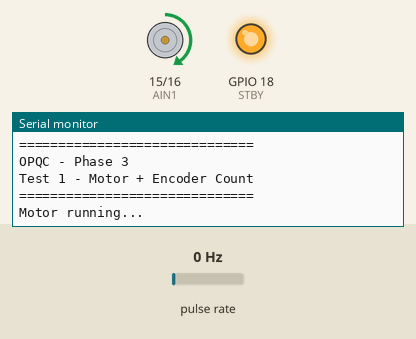
Bench run of a sketch on a simulated ESP32. On the bench: motor-driver pin pairs drawn as motors (green arrow = first pin HIGH = forward, orange = second pin HIGH = backward, longer = more drive, scaled by the enable pin, stopped while the standby pin is LOW), output pins drawn as LEDs (lit = HIGH), the last lines printed to the serial monitor. Wiring (inferred from the names in the program): pulse sensor: data GPIO 4. Inputs (shaded band) come from the test bench; at power-on: pulse rate 0 Hz.

Above: at 2.2 s.
2.3 s: pulse rate (sensor on GPIO 4) set to 4 Hz
At 3.91 s:
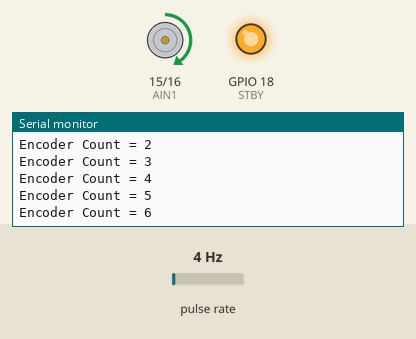
4.2 s: pulse rate (sensor on GPIO 4) set to 196 Hz
At 5.2 s:
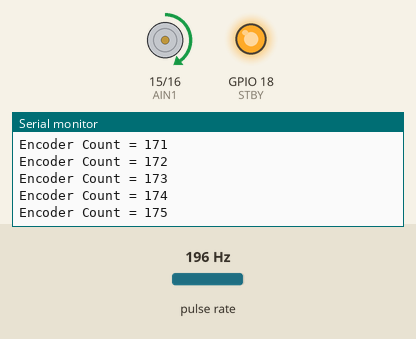
Timing chart, 0 to 7.2 s (numbered marks = the images above; inputs shaded):
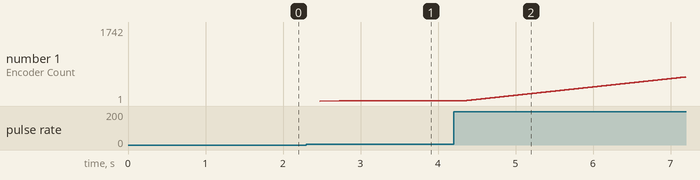

Measured:
- after the input at 2.3 s, the serial monitor: prints a new line after 0.18 s (image 1)
- after the input at 4.2 s, the serial monitor: prints a new line after 0.33 s (image 2)
- plotted number 1: 7 → 1742 after the input at 4.2 s

The sketch:

01_Motor_Encoder_Count.ino
```cpp
const int ENCODER_PIN = 4;

const int AIN1 = 15;
const int AIN2 = 16;
const int PWMA = 17;
const int STBY = 18;

volatile long encoderCount = 0;

void IRAM_ATTR encoderPulse()
{
    encoderCount++;
}

void setup()
{
    Serial.begin(115200);
    delay(1000);

    // Encoder
    pinMode(ENCODER_PIN, INPUT_PULLUP);

    attachInterrupt(
        digitalPinToInterrupt(ENCODER_PIN),
        encoderPulse,
        RISING
    );

    // Motor driver
    pinMode(AIN1, OUTPUT);
    pinMode(AIN2, OUTPUT);
    pinMode(PWMA, OUTPUT);
    pinMode(STBY, OUTPUT);

    // Enable TB6612FNG
    digitalWrite(STBY, HIGH);

    // Forward direction
    digitalWrite(AIN1, HIGH);
    digitalWrite(AIN2, LOW);

    // Start motor
    analogWrite(PWMA, 100);

    Serial.println("==============================");
    Serial.println("OPQC - Phase 3");
    Serial.println("Test 1 - Motor + Encoder Count");
    Serial.println("==============================");
    Serial.println("Motor running...");
}

void loop()
{
    static long lastCount = 0;

    if (encoderCount != lastCount)
    {
        Serial.print("Encoder Count = ");
        Serial.println(encoderCount);

        lastCount = encoderCount;
    }
}
```
